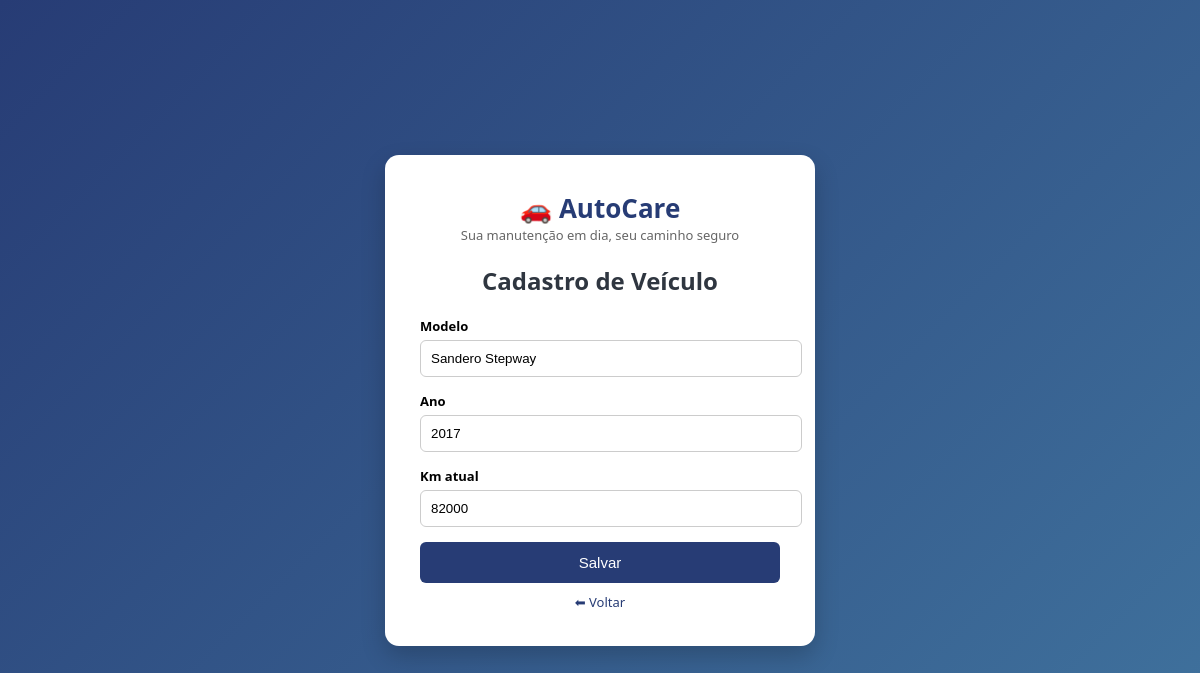
The page /veiculo/1/editar/ (signed in) on the database its author committed.
### core/models.py (models this page shows, shortened)
class Veiculo(models.Model):
    usuario = models.ForeignKey(User, on_delete=models.CASCADE)
    modelo = models.CharField(max_length=100)
    ano = models.IntegerField()
    km_atual = models.IntegerField()

### core/views.py (the view)
# urls.py: path('veiculo/<int:id>/editar/', views.editar_veiculo, name='editar_veiculo'),
@login_required
def editar_veiculo(request, id):
    veiculo = get_object_or_404(Veiculo, id=id, usuario=request.user)
    if request.method == 'POST':
        form = VeiculoForm(request.POST, instance=veiculo)
        if form.is_valid():
            form.save()
            return redirect('veiculos')
    else:
        form = VeiculoForm(instance=veiculo)
    return render(request, 'veiculo_form.html', {'form': form})

### core/forms.py
class VeiculoForm(forms.ModelForm):
    class Meta:
        model = Veiculo
        fields = ['modelo', 'ano', 'km_atual']

### templates/veiculo_form.html (shortened to what this page needs)
<!DOCTYPE html>
<html>
<head>
</head>
<body>
<div class="card">
    <div class="logo">🚗 AutoCare</div>
    <div class="slogan">Sua manutenção em dia, seu caminho seguro</div>
    <h2>Cadastro de Veículo</h2>
    <form method="post">
        {% for field in form %}
            <label>{{ field.label }}</label>
            {{ field }}
        {% endfor %}
        <button class="btn">Salvar</button>
    </form>
    <div class="link">
        <a href="/veiculos/">⬅ Voltar</a>
    </div>
</div>
</body>
</html>

### templates/veiculo_form.html (style rules this page uses)
body { font-family: 'Segoe UI', Arial; background: linear-gradient(135deg, #273c75, #40739e); height: 100vh; display: flex; justify-content: center; align-items: center; margin: 0; }
.card { background: white; padding: 35px; border-radius: 14px; width: 360px; box-shadow: 0 10px 25px rgba(0,0,0,0.2); text-align: center; }
.logo { font-size: 26px; font-weight: bold; color: #273c75; }
.slogan { font-size: 13px; color: #666; margin-bottom: 20px; }
h2 { margin-bottom: 20px; color: #2f3640; }
label { display: block; text-align: left; font-size: 13px; font-weight: bold; }
input { width: 100%; padding: 10px; margin-top: 5px; margin-bottom: 15px; border-radius: 6px; border: 1px solid #ccc; }
.btn { width: 100%; padding: 12px; background: #273c75; color: white; border: none; border-radius: 6px; font-size: 15px; cursor: pointer; }
.link { margin-top: 10px; font-size: 13px; }
.link a { color: #273c75; text-decoration: none; }

### rows shown on the page
Veiculo: form "Sandero Stepway" "2017" "82000"

### other values the page prints
{{ field.label }} "Modelo" "Ano" "Km atual"
